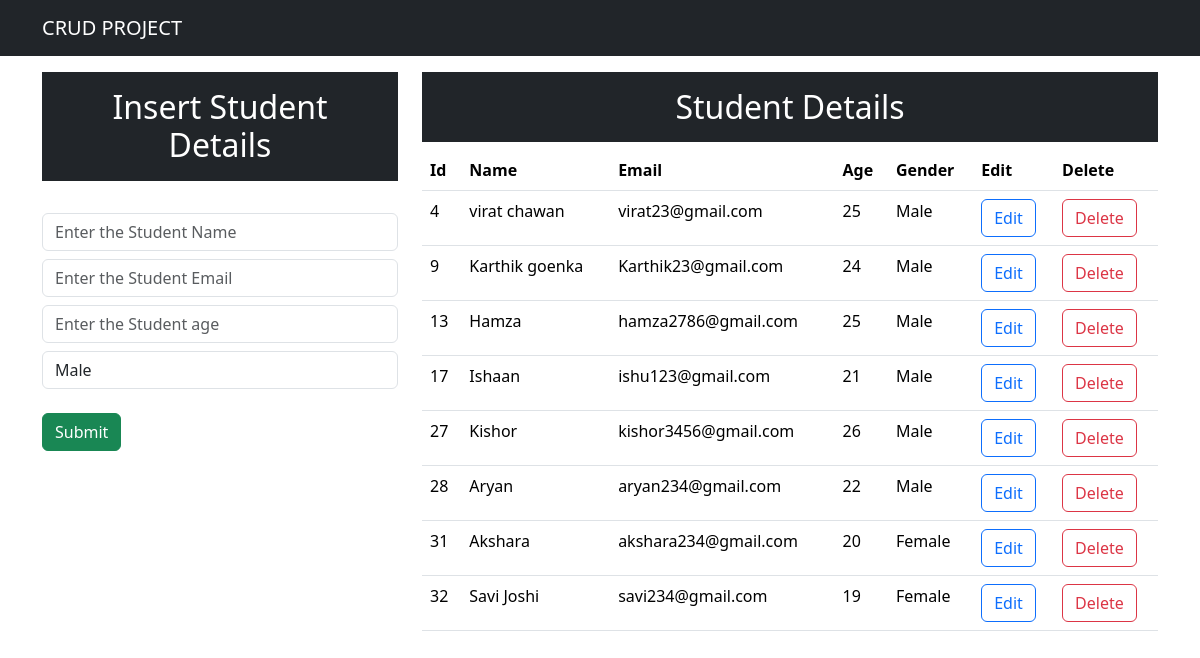
Before: / with the older database file.
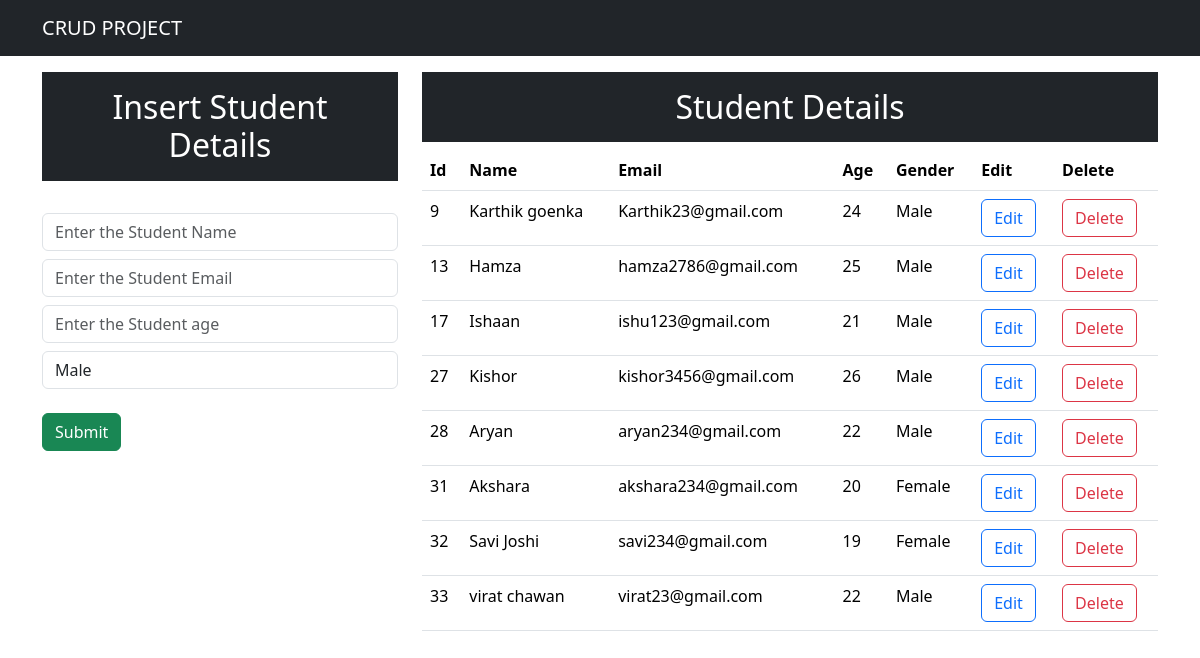
After: the same page with the newer database file.
### app/models.py (models this page shows, shortened)
class student(models.Model):
    name=models.CharField(max_length=25,blank=False)
    email=models.EmailField()
    age=models.IntegerField()
    gender=models.CharField(max_length=25,blank=False)

### app/views.py (the view)
# urls.py: path('',views.index,name="index"),
def index(request):
     data=student.objects.all()
     context={"data":data}
     return render(request,"index.html",context)

### templates/index.html (shortened to what this page needs)
<!DOCTYPE html>
<html lang="en">
<head>
    <link href="https://cdn.jsdelivr.net/npm/bootstrap@5.3.2/dist/css/bootstrap.min.css" rel="stylesheet">
</head>
<body>
    <nav class="navbar navbar-expand-lg navbar-dark bg-dark">
        <div class="container">
           <a class="navbar-brand" href="#">CRUD PROJECT</a>
        </div>
    </nav>
    <div class="container mt-3">
         <div class='row'>
               <div class="col-md-4">
                    <h2 class="text-white bg-dark text-center p-3">Insert Student Details</h2>
                    <br>
                    <form action="/insert"  method="post"> {% csrf_token %}
                       <div class="form-group">
                          <input type="text" class="form-control" placeholder="Enter the Student Name" name="name" required>
                       </div>
                        <div class="form-group">
                            <input type="email" class="form-control mt-2" placeholder="Enter the Student Email" name="email" required>
                        </div>
                        <div class="form-group">
                            <input type="age" class="form-control mt-2" placeholder="Enter the Student age" name="age" required>
                        </div>
                        <div class="form-group">
                             <select name="gender" class="form-control mt-2" id="gender">
                               <option value="Male">Male</option>
                             </select>
                        </div>
                        <br>
                          <div class="d-group gap-2">
                              <button class="btn btn-success" type="Submit">Submit</button>
                          </div>
                    </form>
               </div>
               <div class="col-md-8">
                  <h2 class="text-center text-white  bg-dark p-3">Student Details</h2>
                  <table class="table">
                    <thead>
                        <tr>
                            <th>Id</th>
                            <th>Name</th>
                            <th>Email</th>
                            <th>Age</th>
                            <th>Gender</th>
                            <th>Edit</th>
                            <th>Delete</th>
                        </tr>
                    </thead>
                    <tbody>
                      {% for d in data %}
                      <tr>
                           <td>{{d.id}}</td>
                           <td>{{d.name}}</td>
                           <td>{{d.email}}</td>
                           <td>{{d.age}}</td>
                           <td>{{d.gender}}</td>
                           <td><a button href="/update/{{d.id}}" class="btn btn-outline-primary">Edit </a></button></td>
                           <td><a button href="/delete/{{d.id}}"  class="btn btn-outline-danger">Delete </a></button></td>
                      </tr>
                      {% endfor %}
                    </tbody>
                  </table>
               </div>
         </div>
    </div>
</body>
</html>

Changed rows visible on the page:
removed student: id "4", name "virat chawan", email "virat23@gmail.com", age "25", gender "Male"
added student: id "33", name "virat chawan", email "virat23@gmail.com", age "22", gender "Male"
